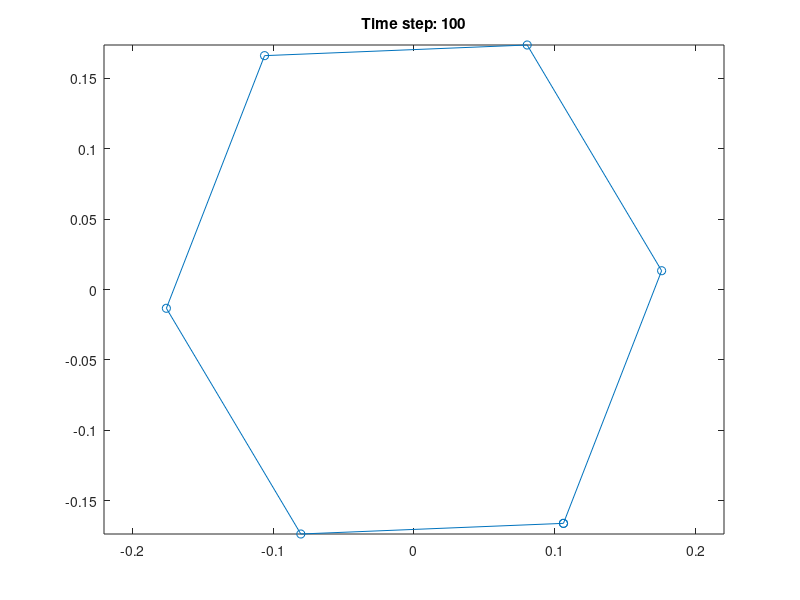

Recreate this plot in MATLAB.
% Parameters
N = 6;                  % Number of nodes
R = 1;                  % Initial radius
F0 = 1;                 % Expansion force
gamma = 0.01;           % Surface tension coefficient
alpha = 0.5;            % Friction coefficient
c = 0.1 * ones(N, 1);   % E. coli concentration at each node
dt = 0.01;              % Time step
T = 100;                % Number of time steps

% Initial positions (circle)
theta = linspace(0, 2*pi, N+1)';
theta = theta(1:end-1); % Remove duplicate at 2*pi
x = R * cos(theta);
y = R * sin(theta);

% Simulation loop
for t = 1:T
    % Compute edges and curvatures
    dx = circshift(x, -1) - x;
    dy = circshift(y, -1) - y;
    lengths = sqrt(dx.^2 + dy.^2);
    normals_x = -dy ./ lengths;
    normals_y = dx ./ lengths;
    curvatures = abs((circshift(dx, -1) ./ circshift(lengths, -1)) - (dx ./ lengths)) ./ ...
                 (0.5 * (lengths + circshift(lengths, -1)));
    
    % Compute forces
    fx = normals_x .* (F0 - gamma * curvatures) ./ (1 + alpha * c);
    fy = normals_y .* (F0 - gamma * curvatures) ./ (1 + alpha * c);
    
    % Update positions
    x = x + dt * fx;
    y = y + dt * fy;
    
    % Visualization
    clf;
    plot([x; x(1)], [y; y(1)], '-o');
    axis equal;
    title(['Time step: ', num2str(t)]);
    drawnow;
end
